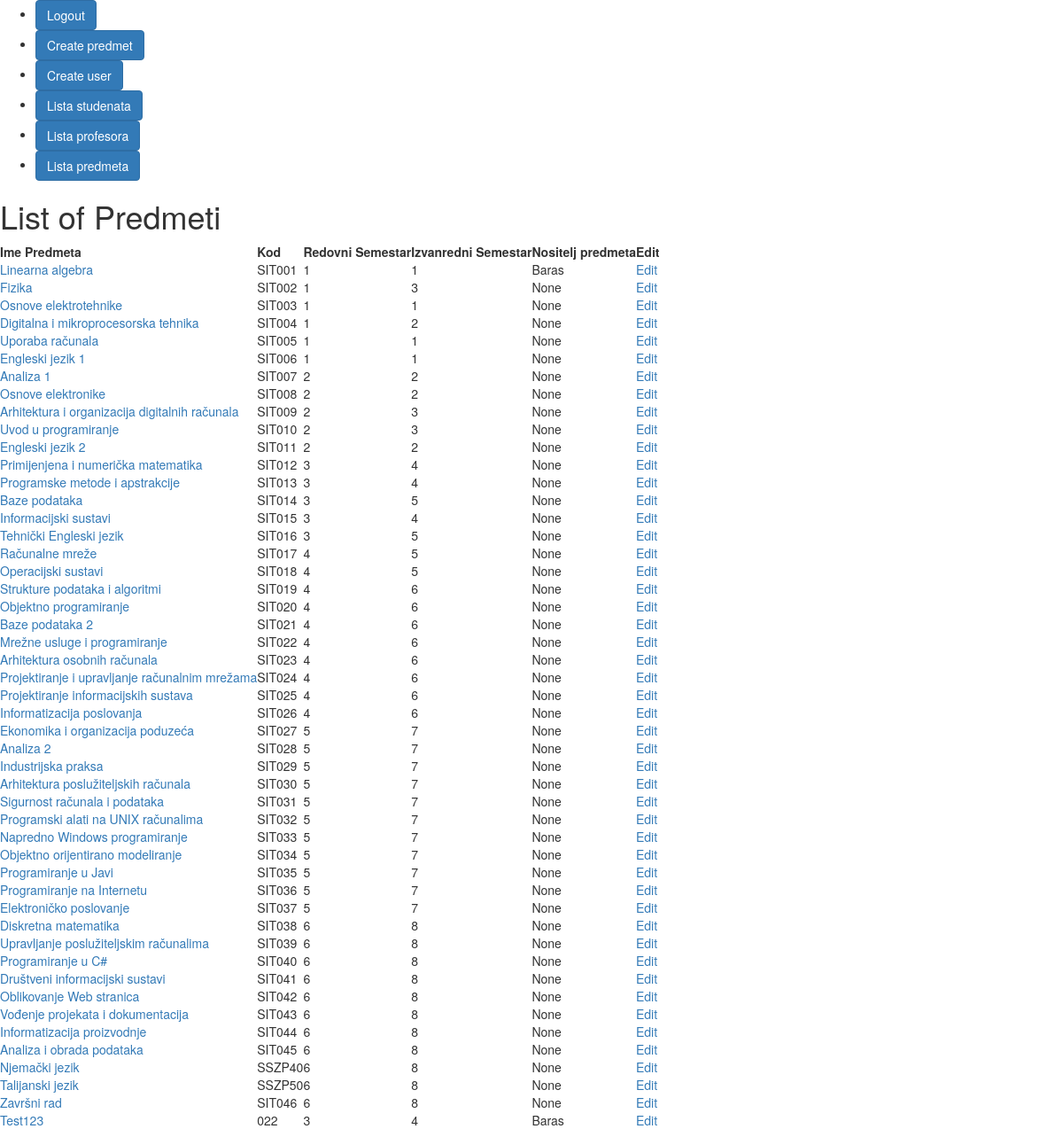
Page /list-predmeti/ (signed in) on the earlier database version.
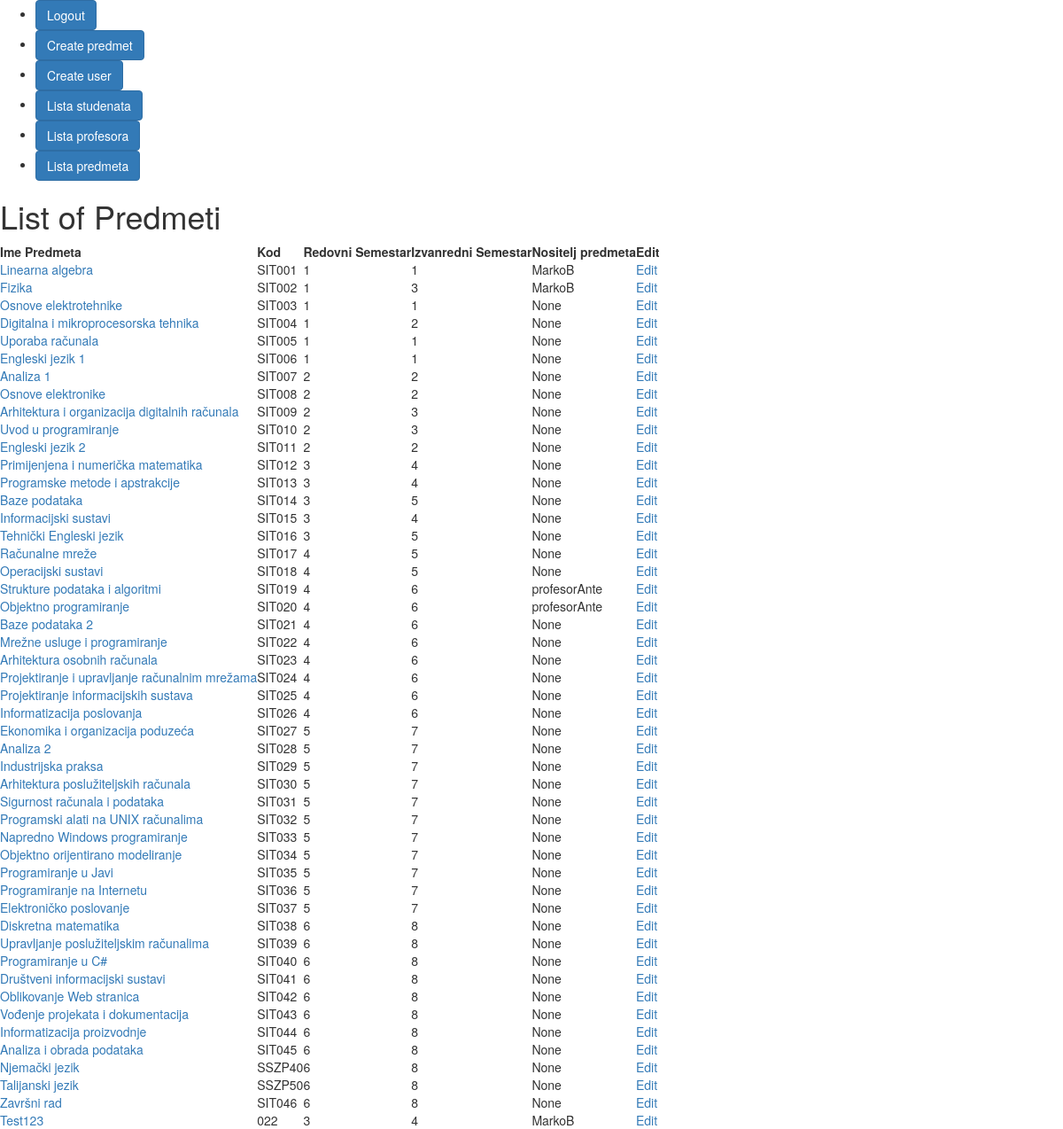
Same page on the later database version.
### appUpisStudenata/models.py (models this page shows, shortened)
class Predmeti(models.Model):
    IZBORNI = (('DA', 'da'), ('NE', 'ne'))
    name = models.CharField(max_length=50)
    kod = models.CharField(max_length=50)
    program = models.CharField(max_length=50)
    ects = models.IntegerField()
    sem_red = models.IntegerField()
    sem_izv = models.IntegerField()
    izborni = models.CharField(max_length=50, choices=IZBORNI)
    nositelj = models.ForeignKey(Korisnik, on_delete=models.SET_NULL, blank=True, null=True, related_name='nositelj')

class Korisnik(AbstractUser):
    role = models.ForeignKey(Role, on_delete=models.SET_NULL,blank=True, null=True, related_name="rola" )
    statusi = (('none', 'None'), ('izv', 'izvanredni student'), ('red', 'redovni student'))
    status = models.CharField(max_length=50, choices=statusi)

### appUpisStudenata/views.py (the view)
# urls.py: path('list-predmeti/', PredmetiListView.as_view(), name='listPredmeti'),
class PredmetiListView(LoginRequiredMixin, ListView):
    model = Predmeti
    template_name = 'listPredmeti.html'
    context_object_name = 'predmeti_list'
    login_url = '/login/'
    redirect_field_name = 'redirect_to'
    def dispatch(self, request, *args, **kwargs):
        if request.user.role.role != 'ADMIN':
            return HttpResponseForbidden("Access Denied")
        return super().dispatch(request, *args, **kwargs)

### appUpisStudenata/templates/listPredmeti.html
{% extends 'base.html' %}
{% block content %}
  <h1>List of Predmeti</h1>
  <table>
    <thead>
      <tr>
        <th>Ime Predmeta</th>
        <th>Kod</th>
        <th>Redovni Semestar</th>
        <th>Izvanredni Semestar</th>
        <th>Nositelj predmeta</th>
        <th>Edit</th>
      </tr>
    </thead>
    <tbody>
      {% for predmet in predmeti_list %}
        <tr>
          <td>
            <a href="{% url 'upisaniStudenti' predmet_id=predmet.pk %}">{{ predmet.name }}</a>
          </td>
          <td>{{ predmet.kod }}</td>
          <td>{{ predmet.sem_red }}</td>
          <td>{{ predmet.sem_izv }}</td>
          <td>{{ predmet.nositelj }}</td>
          <td>
            <a href="{% url 'editPredmeti' pk=predmet.pk %}">Edit</a>
          </td>
        </tr>
      {% endfor %}
    </tbody>
  </table>
{% endblock %}

Differences in the rows shown:
changed through a linked row, Predmeti "Linearna algebra": nositelj "Baras" → "MarkoB"
changed Predmeti "Fizika": nositelj "None" → "MarkoB"
changed Predmeti "Strukture podataka i algoritmi": nositelj "None" → "profesorAnte"
changed Predmeti "Objektno programiranje": nositelj "None" → "profesorAnte"
changed through a linked row, Predmeti "Test123": nositelj "Baras" → "MarkoB"
